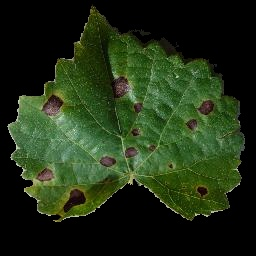
#> input picture segment/testing_files/apple_black_rot_marked.JPG, 256 x 256 px, given in place of apple_healthy.jpg, which was not available
$ python background_marker.py   (older library calls are emulated)
#> lines starting #> are read from the running program, lines starting #| are printed output that depends on the picture; after the words box and inside, x2 and y2 are one past the last pixel; in counts of white or black regions, pixels touching at a corner belong together; pictures that were not available may be replaced by others from this repository, and a replacement may not be noted
### segment/utils.py
import numpy as np
import cv2


# error message when image could not be read
IMAGE_NOT_READ = 'IMAGE_NOT_READ'

# error message when image is not colored while it should be
NOT_COLOR_IMAGE = 'NOT_COLOR_IMAGE'


def read_image(file_path, read_mode=cv2.IMREAD_COLOR):
    """
    Read image file with all preprocessing needed

    Args:
        file_path: absolute file_path of an image file
        read_mode: whether image reading mode is rgb, grayscale or somethin

    Returns:
        np.ndarray of the read image or None if couldn't read

    Raises:
        ValueError if image could not be read with message IMAGE_NOT_READ
    """
#> called with file_path = 'testing_files/apple_healthy.jpg', read_mode = 0
    # read image file in grayscale
    image = cv2.imread(file_path, read_mode)
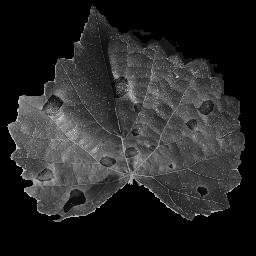
#> image: shape (256, 256); min 0, max 236, mean 39.5

    if image is None:
        raise ValueError(IMAGE_NOT_READ)
    else:
        return image


# [103 lines left out: functions ensure_color, div0, excess_green, excess_red, index_diff, debug, not called in this run]

### segment/background_marker.py
import cv2
import numpy as np
import time
from matplotlib import pyplot as plt
from utils import *
from review import files


# constants for filling holes mode
FILL = {
    'NO': 0,
    'FLOOD': 1,
    'THRESHOLD': 2,
    'MORPH': 3,
}


# [113 lines left out: functions remove_whites, remove_blacks, remove_blues, color_index_marker, texture_filter, not called in this run]


def otsu_color_index(excess_green, excess_red):
    return cv2.threshold(excess_green - excess_red, 0, 255,cv2.THRESH_BINARY + cv2.THRESH_OTSU)


# [170 lines left out: functions generate_floodfill_mask, select_largest_obj, simple_test, test, not called in this run]
#> after the loop in texture_filter, `for x in range(0, image.shape[0]):`:
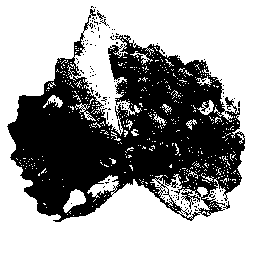
#> marker: shape (256, 256) bool; 61.1% white; 115 black regions (113 under 20 px), largest, box (x1, y1, x2, y2) and area: (7, 9, 245, 222) 25139, (97, 10, 106, 20) 26


def test():

    image = read_image(files['jpg1'])

    rgb_image = cv2.cvtColor(image, cv2.COLOR_BGR2RGB)

    plt.imshow(rgb_image)
    plt.show()

    # [5 lines of commented-out code are left out]


if __name__ == '__main__':
    simple_test()

$ run again, on segment/testing_files/download.jpg
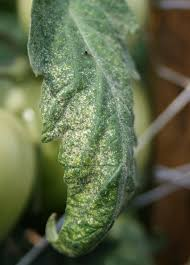
#> input picture segment/testing_files/download.jpg, 190 x 265 px, given in place of apple_healthy.jpg, which was not available
#> in read_image, `image = cv2.imread(file_path, read_mode)`:
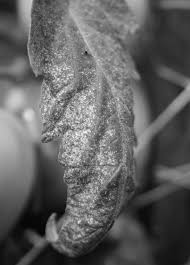
#> image: shape (265, 190); min 0, max 255, mean 95.9
#> after the loop in texture_filter, `for x in range(0, image.shape[0]):`:
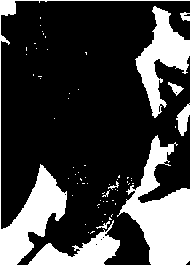
#> marker: shape (265, 190) bool; 25.5% white; 66 white regions (57 under 20 px), largest, box (x1, y1, x2, y2) and area: (117, 135, 190, 265) 4460, (0, 0, 190, 265) 3649, (135, 6, 190, 118) 2496
